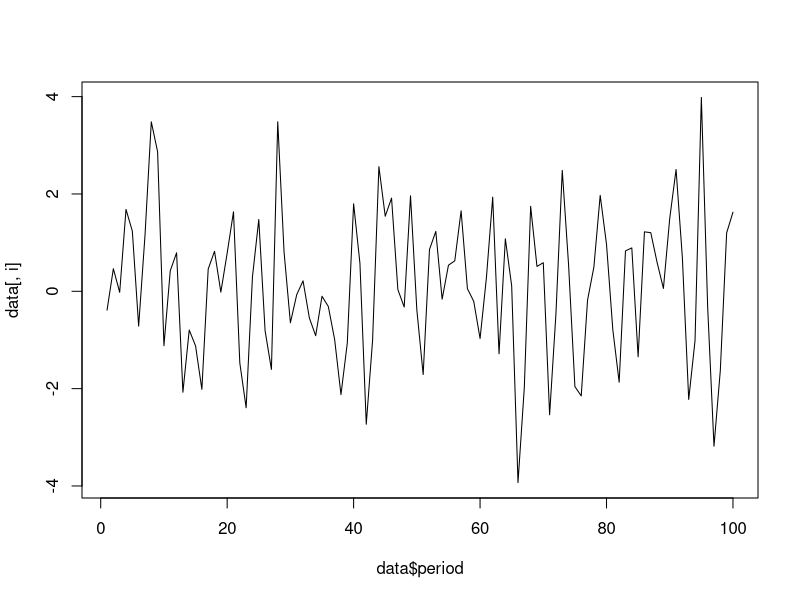
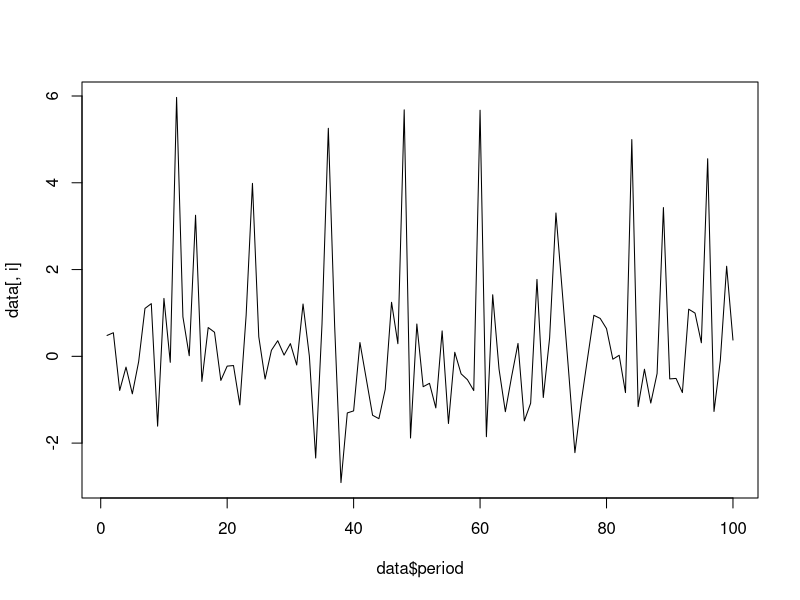
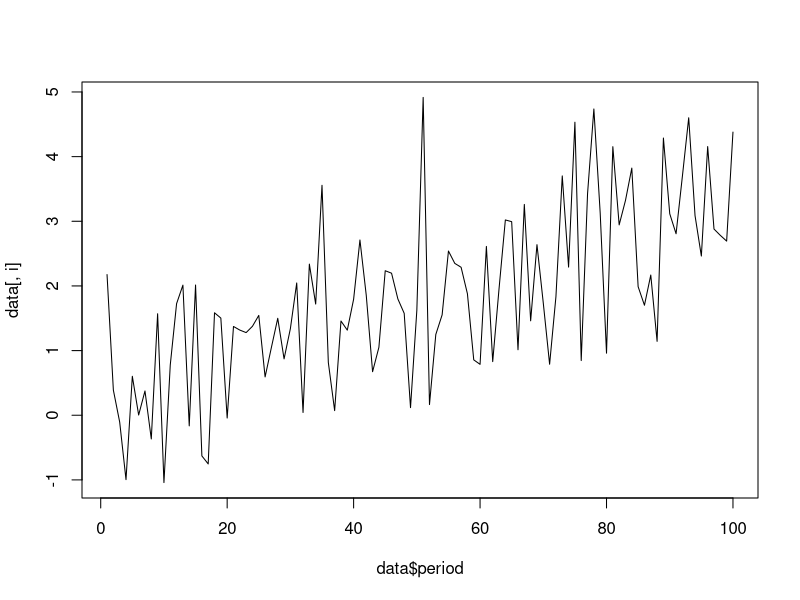
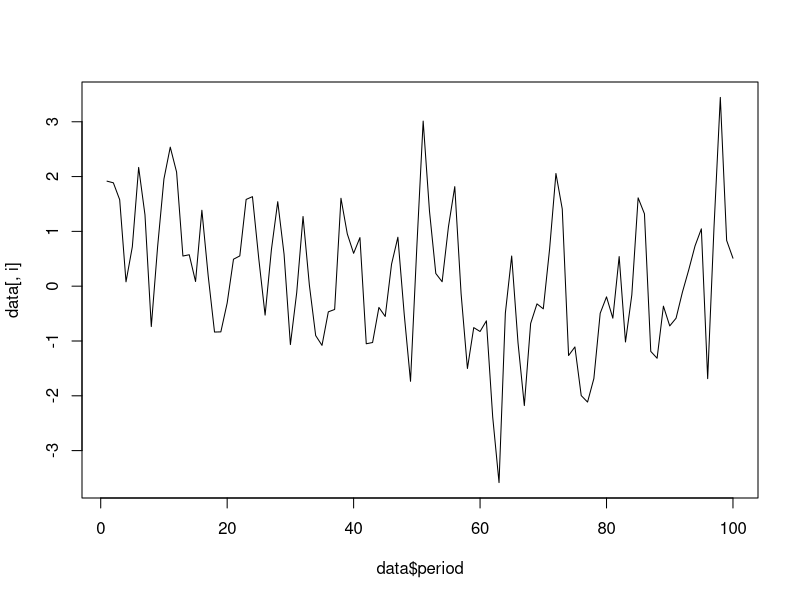
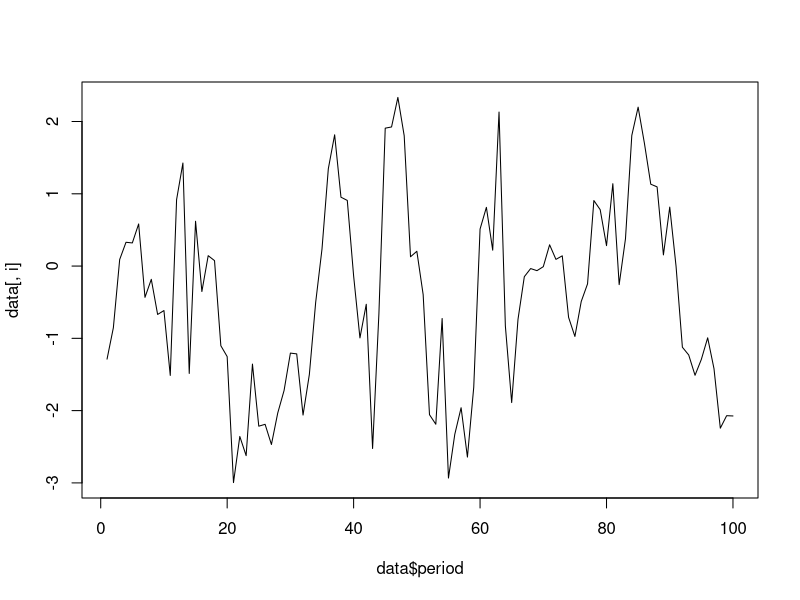
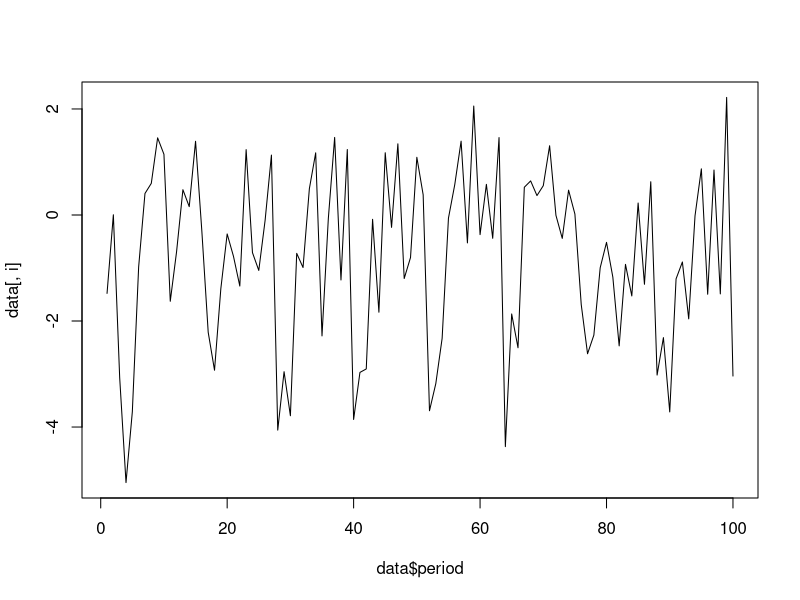
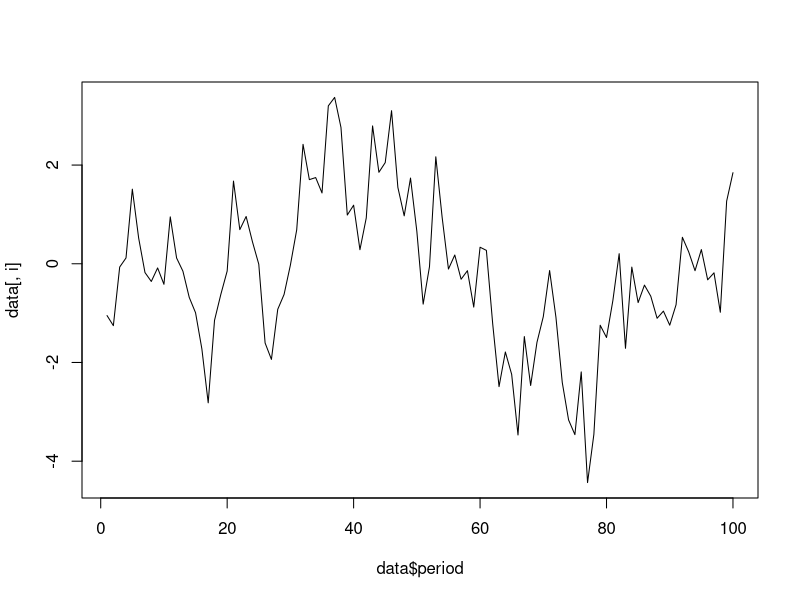
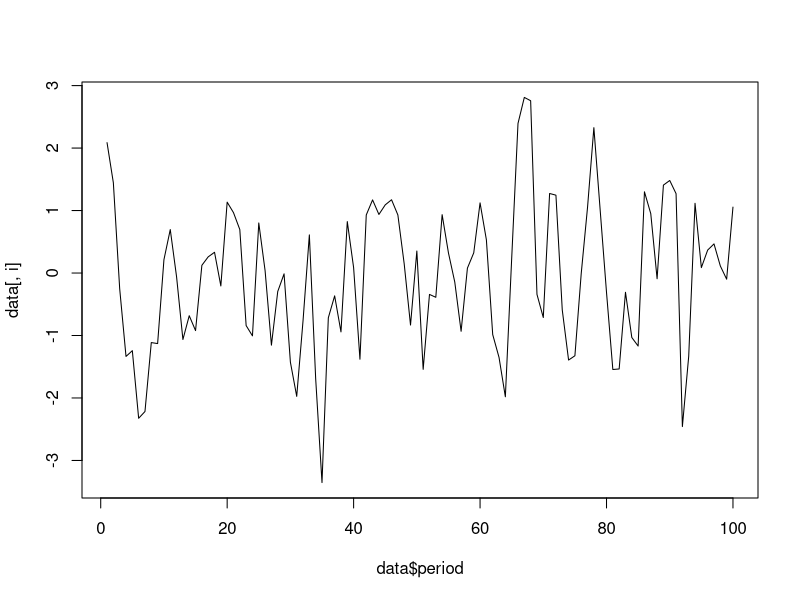

The R source for these figures, in order:
## ---- chunk 1


data <- read.csv("Data/mysterytsUW.csv")
data$period <- seq(1,100,1)


#trend

fit <- NULL

for (i in 1:18){
  plot(x=data$period, y=data[,i], type="l", ylim=range(min(data[,i]),max(data[,i])))
  fit[i] <- lm(data[,i]~data[,19]) 
}

plot(x=data$period, y=data$a, type="l", ylim=range(-5,5))
fit.a <- lm(a ~ period, data=data)
summary(fit.a)
beta.a <- fit.a$coefficients[2]


aa<-NULL
for (i in 1:100){
  aa[i] <- data$a[i] - beta.a*data$period[i]
}

plot(x=data$period, y=aa, type="l", ylim=range(-5,5))

acf(aa)
pacf(aa)


#seasonality
plot(1,type='n',xlim=c(1,12),ylim=c(-4,4),xlab='Month', ylab='Value')
lines(data$a[1:12], type='l', col=rainbow(9)[1])
lines(data$a[12:24], type='l', col=rainbow(9)[2])
lines(data$a[25:36], type='l', col=rainbow(9)[3])
lines(data$a[37:48], type='l', col=rainbow(9)[4])
lines(data$a[49:60], type='l', col=rainbow(9)[5])
lines(data$a[61:72], type='l', col=rainbow(9)[6])
lines(data$a[73:84], type='l', col=rainbow(9)[7])
lines(data$a[85:96], type='l', col=rainbow(9)[8])
lines(data$a[97:100], type='l', col=rainbow(9)[9])



#ARMA
acf(data$a)
pacf(data$a)

